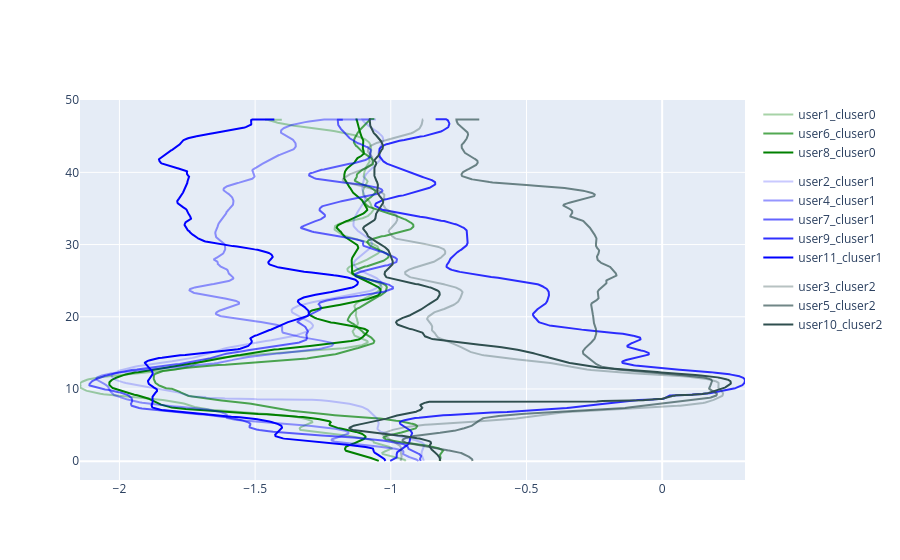

The notebook cell saved with this chart:
### Code cell
def GraphPath(user_cluster, df,skipframe = -1):
    colors =[ "green", "blue", "DarkSlateGrey","MediumPurple","LightSkyBlue", "yellow", "purple","Brown", "Cyan"]
    colors +=['magenta', 'olive', 'teal', 'navy', 'maroon', 'aqua', 'lime', 'silver', 'fuchsia'] 
    fig = go.Figure()
    for ci in range(-1, numcluster):
            
        ufilter = user_cluster == ci
        colorIdx = 0
        numUser =  len(user_cluster[user_cluster == ci])
        #print(f"ci{ci},numUser ={numUser}, ufilter{ufilter} ")
        for fi in range(len(ufilter)): 
            
            if(not ufilter[fi]): #if it is not same cluster skip current user
                continue

            colorIdx +=1
            colorOpa = 0.01 + colorIdx/numUser
            colorOpa = 1 if colorOpa > 1  else colorOpa
            
            #get user id 
            userID = df['userID'][fi]

            filterDf = df[(df['userID'] == userID)]
            #print(userID)
            walkPath = filterDf['plyr_pos'].values[0]
            if(skipframe != -1):
                walkPath = walkPath[::skipframe]

            #distance, velocities, acceleration = CalDistVelAcc(walkPath, skipframe)

            traceName = f'user{str(userID)}_cluser{ci}' if ci >=0 else f'user{str(userID)}_no clusterGroup'
            
            def GraphWalkPath(walkPath):
                

                x_coords = list(map(lambda pos: pos[0], walkPath))
                z_coords = list(map(lambda pos: pos[2], walkPath))
                colors_name = np.arange(0, len(x_coords))
                trace = go.Scatter(
                    x =  x_coords,
                    y =  z_coords,
                    name =  f'{traceName}',
                    legendgroup= f"cluser{ci}",
                    #all lines in a group has same color
                    marker = dict(size=5, color =  colors[ci] if ci >=0 else colors[len(colors)-1]),
                    # each line has different color
                    #marker = dict(size=5, color = colors_name, colorscale='Viridis'),
                    opacity=colorOpa,
                )
                return trace
            def GraphAccDist(distance):
                trace = go.Scatter(
                x = [ i for i in range(len(distance)) ],
                y =  distance,
                name =  f'{traceName}_dist',
                legendgroup=f"cluser{ci}",
                marker=dict(size=5, color = colors[ci]),
                )
                return trace
            def GraphAcceleration(acceleration):
                trace = go.Scatter(
                    x = [ i for i in range(len(acceleration)) ],
                    y =  acceleration,
                    name =  f'{traceName}_acc',
                    legendgroup=f"cluser{ci}",
                    marker=dict(size=5, colorscale = 'Picnic'),
                )
                return trace
            def GraphVelocity(velocities):
                trace = go.Scatter(
                    x = [ i for i in range(len(velocities)) ],
                    y =  velocities,
                    name =  f'{traceName}_vel',
                    legendgroup=f"cluser{ci}",
                    marker=dict(size=5, color = colors[ci]),
                )
                return trace
            
            trace = GraphWalkPath(walkPath)
            
            #trace = GraphVelocity(velocities)
            fig.add_trace(trace)
    fig.show()


GraphPath(y_predit, dataset, frameToSkip)

### Figure 1 — Plotly figure (JSON) as saved in the notebook; plotly's stock layout.template omitted (floating-point values rounded to 4 significant figures; data arrays with more than 128 entries replaced by an {"elided": "..."} marker saying what was removed)
{"data": [{"legendgroup": "cluser0", "marker": {"color": "green", "size": 5}, "name": "user1_cluser0", "opacity": 0.3433, "type": "scatter", "x": {"elided": "1035 float values"}, "y": {"elided": "1035 float values"}}, {"legendgroup": "cluser0", "marker": {"color": "green", "size": 5}, "name": "user6_cluser0", "opacity": 0.6767, "type": "scatter", "x": {"elided": "938 float values"}, "y": {"elided": "938 float values"}}, {"legendgroup": "cluser0", "marker": {"color": "green", "size": 5}, "name": "user8_cluser0", "opacity": 1, "type": "scatter", "x": {"elided": "2770 float values"}, "y": {"elided": "2770 float values"}}, {"legendgroup": "cluser1", "marker": {"color": "blue", "size": 5}, "name": "user2_cluser1", "opacity": 0.21, "type": "scatter", "x": {"elided": "1395 float values"}, "y": {"elided": "1395 float values"}}, {"legendgroup": "cluser1", "marker": {"color": "blue", "size": 5}, "name": "user4_cluser1", "opacity": 0.41, "type": "scatter", "x": {"elided": "2237 float values"}, "y": {"elided": "2237 float values"}}, {"legendgroup": "cluser1", "marker": {"color": "blue", "size": 5}, "name": "user7_cluser1", "opacity": 0.61, "type": "scatter", "x": {"elided": "2067 float values"}, "y": {"elided": "2067 float values"}}, {"legendgroup": "cluser1", "marker": {"color": "blue", "size": 5}, "name": "user9_cluser1", "opacity": 0.81, "type": "scatter", "x": {"elided": "4005 float values"}, "y": {"elided": "4005 float values"}}, {"legendgroup": "cluser1", "marker": {"color": "blue", "size": 5}, "name": "user11_cluser1", "opacity": 1, "type": "scatter", "x": {"elided": "6301 float values"}, "y": {"elided": "6301 float values"}}, {"legendgroup": "cluser2", "marker": {"color": "DarkSlateGrey", "size": 5}, "name": "user3_cluser2", "opacity": 0.3433, "type": "scatter", "x": {"elided": "1093 float values"}, "y": {"elided": "1093 float values"}}, {"legendgroup": "cluser2", "marker": {"color": "DarkSlateGrey", "size": 5}, "name": "user5_cluser2", "opacity": 0.6767, "type": "scatter", "x": {"elided": "1407 float values"}, "y": {"elided": "1407 float values"}}, {"legendgroup": "cluser2", "marker": {"color": "DarkSlateGrey", "size": 5}, "name": "user10_cluser2", "opacity": 1, "type": "scatter", "x": {"elided": "5296 float values"}, "y": {"elided": "5296 float values"}}], "layout": {}}
